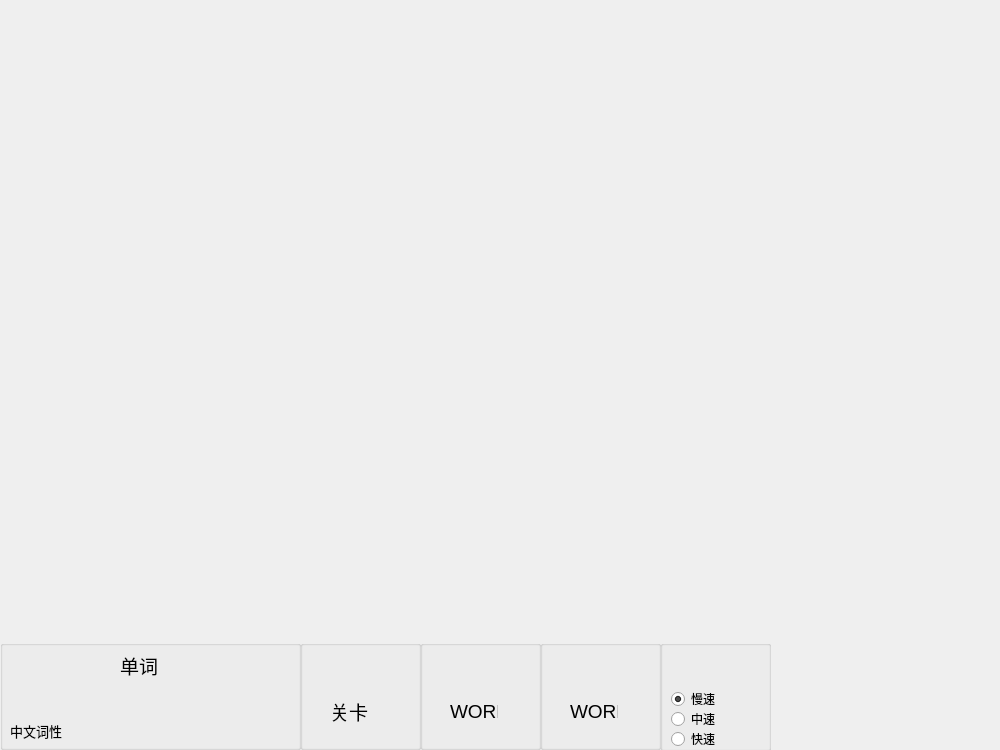
<?xml version="1.0" encoding="UTF-8"?>
<ui version="4.0">
 <class>Widget</class>
 <widget class="QWidget" name="Widget">
  <property name="geometry">
   <rect>
    <x>0</x>
    <y>0</y>
    <width>1000</width>
    <height>750</height>
   </rect>
  </property>
  <property name="windowTitle">
   <string>Widget</string>
  </property>
  <widget class="QGroupBox" name="groupBox">
   <property name="geometry">
    <rect>
     <x>0</x>
     <y>640</y>
     <width>301</width>
     <height>110</height>
    </rect>
   </property>
   <property name="title">
    <string/>
   </property>
   <widget class="QLabel" name="cixing">
    <property name="geometry">
     <rect>
      <x>10</x>
      <y>70</y>
      <width>281</width>
      <height>41</height>
     </rect>
    </property>
    <property name="font">
     <font>
      <pointsize>10</pointsize>
     </font>
    </property>
    <property name="text">
     <string>中文词性</string>
    </property>
   </widget>
   <widget class="QLabel" name="word">
    <property name="geometry">
     <rect>
      <x>120</x>
      <y>5</y>
      <width>131</width>
      <height>41</height>
     </rect>
    </property>
    <property name="font">
     <font>
      <pointsize>14</pointsize>
     </font>
    </property>
    <property name="text">
     <string>单词</string>
    </property>
   </widget>
  </widget>
  <widget class="QGroupBox" name="groupBox_3">
   <property name="geometry">
    <rect>
     <x>420</x>
     <y>640</y>
     <width>121</width>
     <height>110</height>
    </rect>
   </property>
   <property name="title">
    <string/>
   </property>
   <widget class="QLabel" name="Life">
    <property name="geometry">
     <rect>
      <x>30</x>
      <y>60</y>
      <width>48</width>
      <height>23</height>
     </rect>
    </property>
    <property name="font">
     <font>
      <pointsize>14</pointsize>
     </font>
    </property>
    <property name="text">
     <string>WORD</string>
    </property>
   </widget>
  </widget>
  <widget class="QGroupBox" name="groupBox_2">
   <property name="geometry">
    <rect>
     <x>300</x>
     <y>640</y>
     <width>121</width>
     <height>110</height>
    </rect>
   </property>
   <property name="title">
    <string/>
   </property>
   <widget class="QLabel" name="Level">
    <property name="geometry">
     <rect>
      <x>30</x>
      <y>60</y>
      <width>48</width>
      <height>23</height>
     </rect>
    </property>
    <property name="font">
     <font>
      <pointsize>14</pointsize>
     </font>
    </property>
    <property name="text">
     <string>关卡</string>
    </property>
   </widget>
  </widget>
  <widget class="QGroupBox" name="groupBox_4">
   <property name="geometry">
    <rect>
     <x>540</x>
     <y>640</y>
     <width>121</width>
     <height>110</height>
    </rect>
   </property>
   <property name="title">
    <string/>
   </property>
   <widget class="QLabel" name="Sorce">
    <property name="geometry">
     <rect>
      <x>30</x>
      <y>60</y>
      <width>48</width>
      <height>23</height>
     </rect>
    </property>
    <property name="font">
     <font>
      <pointsize>14</pointsize>
     </font>
    </property>
    <property name="text">
     <string>WORD</string>
    </property>
   </widget>
  </widget>
  <widget class="QGroupBox" name="groupBox_6">
   <property name="geometry">
    <rect>
     <x>660</x>
     <y>640</y>
     <width>111</width>
     <height>111</height>
    </rect>
   </property>
   <property name="title">
    <string/>
   </property>
   <widget class="QRadioButton" name="Slow">
    <property name="enabled">
     <bool>true</bool>
    </property>
    <property name="geometry">
     <rect>
      <x>11</x>
      <y>50</y>
      <width>101</width>
      <height>18</height>
     </rect>
    </property>
    <property name="mouseTracking">
     <bool>true</bool>
    </property>
    <property name="tabletTracking">
     <bool>true</bool>
    </property>
    <property name="autoFillBackground">
     <bool>false</bool>
    </property>
    <property name="text">
     <string>慢速</string>
    </property>
    <property name="checked">
     <bool>true</bool>
    </property>
   </widget>
   <widget class="QRadioButton" name="Midu">
    <property name="geometry">
     <rect>
      <x>11</x>
      <y>70</y>
      <width>101</width>
      <height>18</height>
     </rect>
    </property>
    <property name="text">
     <string>中速</string>
    </property>
   </widget>
   <widget class="QRadioButton" name="Fast">
    <property name="geometry">
     <rect>
      <x>11</x>
      <y>90</y>
      <width>101</width>
      <height>18</height>
     </rect>
    </property>
    <property name="text">
     <string>快速</string>
    </property>
   </widget>
  </widget>
 </widget>
 <layoutdefault spacing="6" margin="11"/>
 <resources/>
 <connections/>
</ui>
